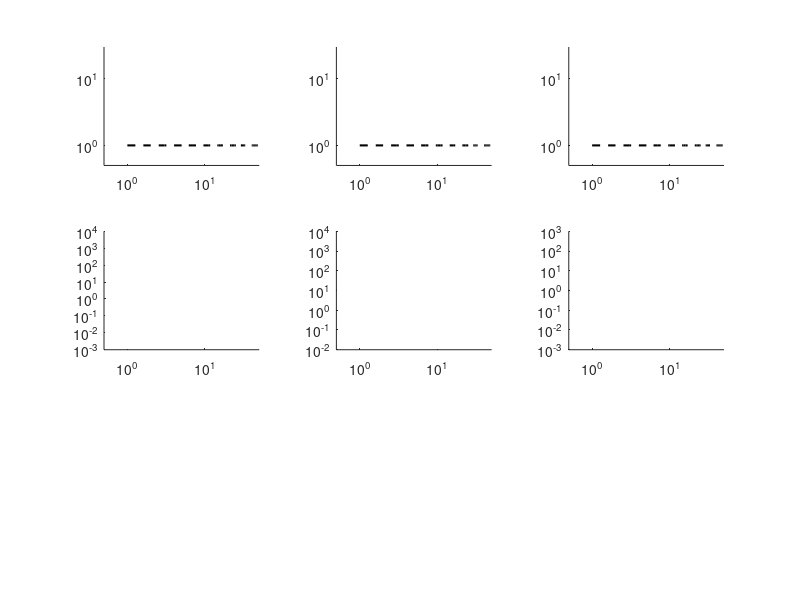

Recreate this plot in MATLAB.
clc
clear
%

subplot(3,3,1)
load ModelFits/cows_157
[nCom nOb] = size(xs_b);
thetB = thetB - min(thetB')';
t = ZC*thetB;
[u s0 v] = svd(t);mx = min(nOb,nCom);
s0 = diag(s0);s0 = s0(1:mx-1);
f = (s0(1:end-1)./s0(2:end));
scatter(1:length(f),f,30,'k','filled')
hold on
plot(1:100,ones(100,1),'k--','linewidth',1.5)
set(gca,'XScale','log')
set(gca,'YScale','log')
xlim([1/2 50])
ylim([5/10 30])

subplot(3,3,4)
hold on
scatter(1:length(s0),s0,30,'k','filled')
t1 = s0(20:80);t2 = log(1:length(t1));
t1 = log(t1);
[a b] = polyfit(t2,t1,1)
xlim([1/2 50])
%ylim([5/10 30])
set(gca,'XScale','log')
set(gca,'YScale','log')

% 

subplot(3,3,2)
clear
load ModelFits/chicken_156
[nCom nOb] = size(xs_b);
thetB = thetB - min(thetB')';
t = ZC*thetB;
[u s0 v] = svd(t);mx = min(nOb,nCom);
s0 = diag(s0);s0 = s0(1:mx-1);
f = (s0(1:end-1)./s0(2:end));
scatter(1:length(f),f,30,'k','filled')
hold on
plot(1:100,ones(100,1),'k--','linewidth',1.5)
set(gca,'XScale','log')
set(gca,'YScale','log')
xlim([1/2 50])
ylim([5/10 30])

subplot(3,3,5)
scatter(1:length(s0),s0,30,'k','filled')
set(gca,'XScale','log')
set(gca,'YScale','log')
xlim([1/2 50])
%ylim([5/10 30])

% 
% 
subplot(3,3,3)
clear
load ModelFits/human_95
[nCom nOb] = size(xs_b);
thetB = thetB - min(thetB')';
t = ZC*thetB;
[u s0 v] = svd(t);mx = min(nOb,nCom);
s0 = diag(s0);s0 = s0(1:mx-1);
f = (s0(1:end-1)./s0(2:end));
scatter(1:length(f),f,30,'k','filled')
hold on
plot(1:100,ones(100,1),'k--','linewidth',1.5)
set(gca,'XScale','log')
set(gca,'YScale','log')
xlim([1/2 50])
ylim([5/10 30])

subplot(3,3,6)
scatter(1:length(s0),s0,30,'k','filled')
set(gca,'XScale','log')
set(gca,'YScale','log')
xlim([1/2 50])
%ylim([5/10 30])